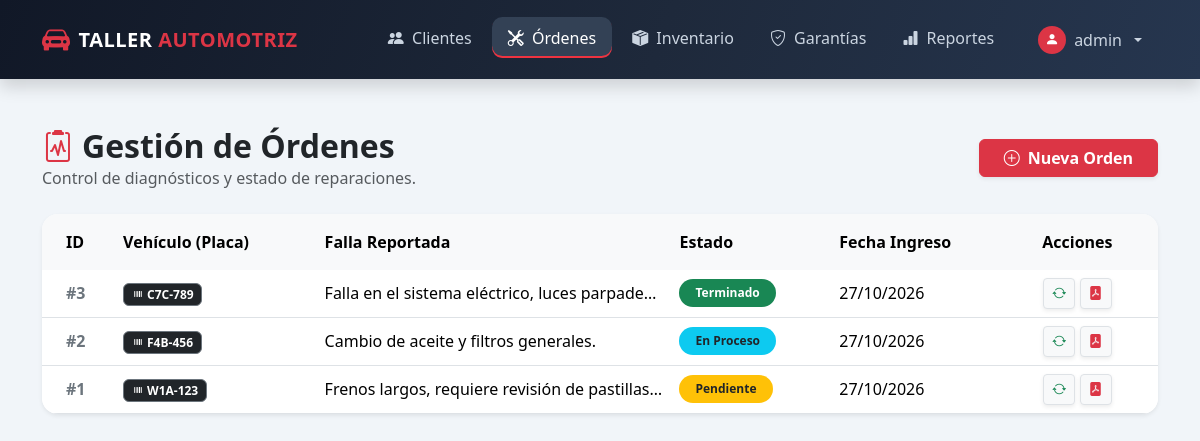
Screenshot of /index.php?modulo=ordenes (signed in) with the database file from the repository.
### tables this page shows
CREATE TABLE IF NOT EXISTS `ordenes_servicio` (
  `id` int(11) NOT NULL AUTO_INCREMENT,
  `vehiculo_id` int(11) NOT NULL,
  `descripcion_falla` text,
  `estado` enum('Pendiente','En Proceso','Terminado','Entregado') DEFAULT 'Pendiente',
  `fecha_ingreso` timestamp NULL DEFAULT CURRENT_TIMESTAMP,
  `total` decimal(10,2) NOT NULL DEFAULT '0.00',
  PRIMARY KEY (`id`),
  KEY `vehiculo_id` (`vehiculo_id`)
);

CREATE TABLE IF NOT EXISTS `vehiculos` (
  `id` int(11) NOT NULL AUTO_INCREMENT,
  `cliente_id` int(11) NOT NULL,
  `placa` varchar(15) NOT NULL,
  `marca` varchar(50) DEFAULT NULL,
  `modelo` varchar(50) DEFAULT NULL,
  `anio` int(11) DEFAULT NULL,
  PRIMARY KEY (`id`),
  UNIQUE KEY `placa` (`placa`),
  KEY `cliente_id` (`cliente_id`),
  CONSTRAINT `fk_vehiculos_cliente` FOREIGN KEY (`cliente_id`) REFERENCES `clientes` (`id`)
);

### models/OrdenModel.php (called while the page is built, shortened)
<?php
require_once __DIR__ . "/../config/conexion.php";
class OrdenModel {
    private $conn;
    public function __construct() {
        $conexion = new Conexion();
        $this->conn = $conexion->conectar();
    }
    public function listarOrdenes() {
        $sql = "SELECT o.id, v.placa, o.descripcion_falla, o.estado, o.fecha_ingreso
                FROM ordenes_servicio o
                INNER JOIN vehiculos v ON o.vehiculo_id = v.id
                ORDER BY o.id DESC";
        $stmt = $this->conn->prepare($sql);
        $stmt->execute();
        return $stmt->fetchAll(PDO::FETCH_ASSOC);
    }
}
?>

### config/conexion.php (called while the page is built, shortened)
<?php
class Conexion {
    private $host = "localhost";
    private $db_name = "taller_automotriz";
    private $username = "root";
    private $password = "";
    public function conectar() {
        $this->conn = null;
        try {
            $this->conn = new PDO(
                "mysql:host=" . $this->host . ";dbname=" . $this->db_name . ";charset=utf8mb4",
                $this->username,
                $this->password
            );
            $this->conn->setAttribute(PDO::ATTR_ERRMODE, PDO::ERRMODE_EXCEPTION);
            $this->conn->setAttribute(PDO::ATTR_DEFAULT_FETCH_MODE, PDO::FETCH_ASSOC);
        } catch(PDOException $exception) {
            error_log('Error de conexión a la base de datos: ' . $exception->getMessage());
            throw new RuntimeException('No se pudo conectar con la base de datos.');
        }
        return $this->conn;
    }
}
?>

### views/ordenes/index.php (the view, shortened to what this page needs)
<?php
require_once 'models/OrdenModel.php';
$ordenModel = new OrdenModel();
$listaOrdenes = $ordenModel->listarOrdenes();
?>
<div class="row mb-4 align-items-center">
    <div class="col-md-8">
        <h2 class="mb-0 fw-bold text-dark"><i class="bi bi-clipboard2-pulse text-danger me-2"></i>Gestión de Órdenes</h2>
        <p class="text-muted mb-0">Control de diagnósticos y estado de reparaciones.</p>
    </div>
    <div class="col-md-4 text-end">
        <button type="button" class="btn btn-danger px-4 shadow-sm fw-bold" data-bs-toggle="modal" data-bs-target="#modalOrden">
            <i class="bi bi-plus-circle me-2"></i>Nueva Orden
        </button>
    </div>
</div>
<div class="card border-0 shadow-sm rounded-4 overflow-hidden">
    <div class="card-body p-0">
        <div class="table-responsive">
            <table class="table table-hover align-middle mb-0">
                <thead class="table-light text-secondary">
                    <tr>
                        <th class="ps-4 py-3 border-bottom-0">ID</th>
                        <th class="py-3 border-bottom-0">Vehículo (Placa)</th>
                        <th class="py-3 border-bottom-0">Falla Reportada</th>
                        <th class="py-3 border-bottom-0">Estado</th>
                        <th class="py-3 border-bottom-0">Fecha Ingreso</th>
                        <th class="text-center pe-4 py-3 border-bottom-0">Acciones</th>
                    </tr>
                </thead>
                <tbody class="border-top-0">
                    <?php if(count($listaOrdenes) > 0): ?>
                        <?php foreach($listaOrdenes as $row): ?>
                            <tr>
                                <td class="ps-4 fw-bold text-secondary">#<?= (int) $row['id'] ?></td>
                                <td><span class="badge bg-dark border border-secondary"><i class="bi bi-upc"></i> <?= htmlspecialchars($row['placa']) ?></span></td>
                                <td class="text-truncate" style="max-width: 250px;"><?= htmlspecialchars($row['descripcion_falla']) ?></td>
                                <td>
                                    <?php
                                        $badgeColor = 'bg-secondary';
                                        if($row['estado'] == 'Pendiente') $badgeColor = 'bg-warning text-dark';
                                        if($row['estado'] == 'En Proceso') $badgeColor = 'bg-info text-dark';
                                        if($row['estado'] == 'Terminado') $badgeColor = 'bg-success';
                                    ?>
                                    <span class="badge <?= htmlspecialchars($badgeColor, ENT_QUOTES, 'UTF-8') ?> px-3 py-2 rounded-pill"><?= htmlspecialchars($row['estado'], ENT_QUOTES, 'UTF-8') ?></span>
                                </td>
                                <td><?= htmlspecialchars(date("d/m/Y", strtotime($row['fecha_ingreso'])), ENT_QUOTES, 'UTF-8') ?></td>
                                <td class="text-center pe-4">
                                    <button class="btn btn-sm btn-light text-success shadow-sm border" title="Actualizar Estado"><i class="bi bi-arrow-repeat"></i></button>
                                    <button class="btn btn-sm btn-light text-danger shadow-sm border" title="Imprimir PDF"><i class="bi bi-file-pdf-fill"></i></button>
                                </td>
                            </tr>
                        <?php endforeach; ?>
                    <?php endif; ?>
                </tbody>
            </table>
        </div>
    </div>
</div>

### views/layout/header.php (style rules this page uses)
body { background: #f1f5f9; font-family: system-ui, -apple-system, sans-serif; color: #172033; }

### rows the page displays
ordenes_servicio: id "3", vehiculo.placa "C7C-789", descripcion_falla "Falla en el sistema eléctrico, luces parpade…", estado "Terminado", fecha_ingreso "27/10/2026"
ordenes_servicio: id "2", vehiculo.placa "F4B-456", descripcion_falla "Cambio de aceite y filtros generales.", estado "En Proceso", fecha_ingreso "27/10/2026"
ordenes_servicio: id "1", vehiculo.placa "W1A-123", descripcion_falla "Frenos largos, requiere revisión de pastillas…", estado "Pendiente", fecha_ingreso "27/10/2026"

### other values shown
$_SESSION['nombre_usuario'] "admin"
